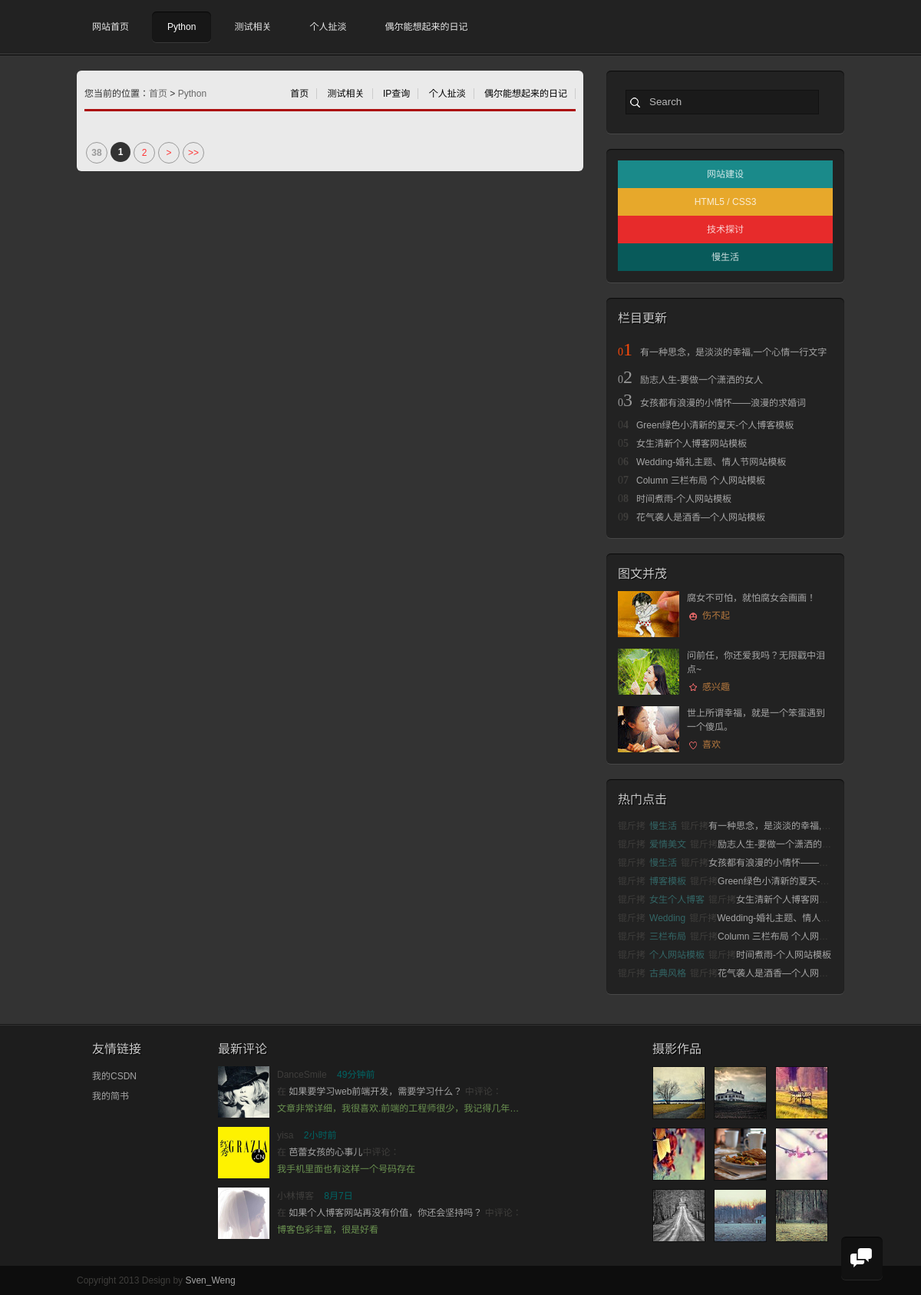
The app's page /grzx/python/, older data.
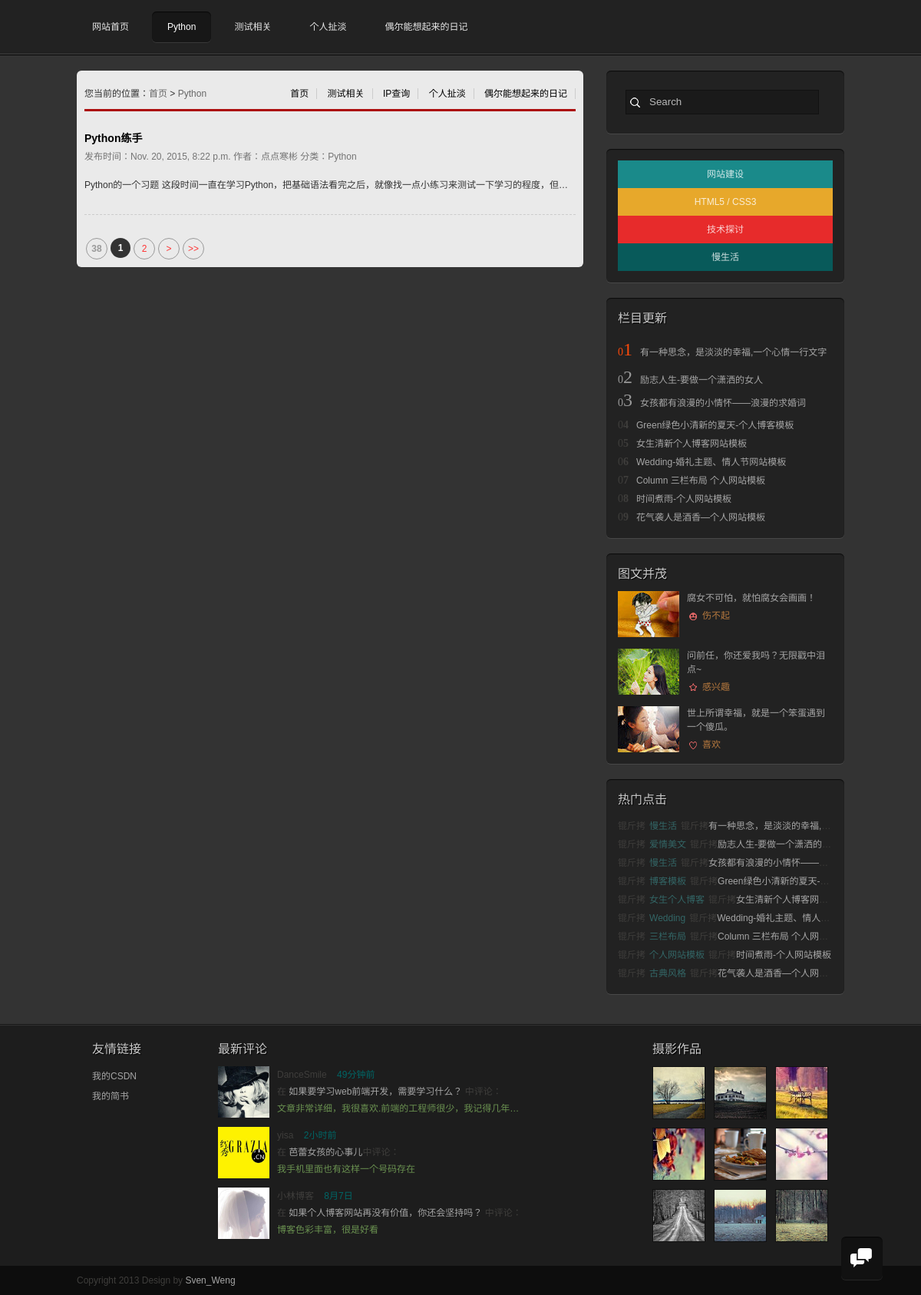
The same page, newer data.
### grzx/models.py (models this page shows)
class BlogBody(models.Model):
    blog_title = models.CharField(max_length=50)
    blog_body = models.TextField()
    blog_type = models.CharField(max_length=50)
    blog_timestamp = models.DateTimeField()
    blog_imgurl = models.CharField(max_length=50, blank=True, null=True)
    blog_author = models.CharField(max_length=20, null=True)

### grzx/views.py (the view)
def python(request):
    sql = 'select id, blog_title, blog_type, blog_timestamp, blog_body from grzx_blogbody WHERE blog_type = "Python"'
    python_blog = BlogBody.objects.raw(sql)
    return render(request, 'python_list.html', {'python_blog': python_blog})

### grzx/templates/python_list.html
{% extends "base.html" %}
{% block bodycontent %}
<div id="mainbody">
  <div class="blogs">
    <div class="newlist">
  <h2><span>
      <a href="/">首页</a>
      <a href="/jstt/asp/">测试相关</a>
      <a href="http://www.ip3q.com/">IP查询</a>
      <a href="/news/jsex/">个人扯淡</a>
      <a href="/jstt/html5/">偶尔能想起来的日记</a>
</span>您当前的位置：<a href="/">首页</a>&nbsp;>&nbsp;<a href="/grzx/python/">Python</a></h2>
     <ul>
{% for x in python_blog %}
<p class="ptit"><b><a href="{% url 'article' x.id %}"> {{ x.blog_title }}</a></b></p>
<p class="ptime">发布时间：{{ x.blog_timestamp }} 作者：{{ x.blog_author }}  分类：{{ x.blog_type }} </p>
<div class="pcon">{{ x.blog_body }}</div>
<div class="line"></div>
{% endfor %}
  </ul>
<div class="page"><a title="Total record"><b>38</b></a><b>1</b><a href="/jstt/index_2.html">2</a><a href="/jstt/index_2.html">></a><a href="/jstt/index_2.html">>></a></div>
</div>
    <aside>
      <div class="search">
        <form class="searchform" method="get" action="#">
          <input type="text" name="s" value="Search" onfocus="this.value=''" onblur="this.value='Search'">
        </form>
      </div>
      <div class="sunnav">
        <ul>
          <li><a href="/web/" target="_blank" title="网站建设">网站建设</a></li>
          <li><a href="/newshtml5/" target="_blank" title="HTML5 / CSS3">HTML5 / CSS3</a></li>
          <li><a href="/jstt/" target="_blank" title="技术探讨">技术探讨</a></li>
          <li><a href="/news/s/" target="_blank" title="慢生活">慢生活</a></li>
        </ul>
      </div>
      <div class="tuijian">
        <h2>栏目更新</h2>
        <ol>
          <li><span><strong>1</strong></span><a href="/">有一种思念，是淡淡的幸福,一个心情一行文字</a></li>
          <li><span><strong>2</strong></span><a href="/">励志人生-要做一个潇洒的女人</a></li>
          <li><span><strong>3</strong></span><a href="/">女孩都有浪漫的小情怀――浪漫的求婚词</a></li>
          <li><span><strong>4</strong></span><a href="/">Green绿色小清新的夏天-个人博客模板</a></li>
          <li><span><strong>5</strong></span><a href="/">女生清新个人博客网站模板</a></li>
          <li><span><strong>6</strong></span><a href="/">Wedding-婚礼主题、情人节网站模板</a></li>
          <li><span><strong>7</strong></span><a href="/">Column 三栏布局 个人网站模板</a></li>
          <li><span><strong>8</strong></span><a href="/">时间煮雨-个人网站模板</a></li>
          <li><span><strong>9</strong></span><a href="/">花气袭人是酒香―个人网站模板</a></li>
        </ol>
      </div>
      <div class="toppic">
        <h2>图文并茂</h2>
        <ul>
          <li><a href="/"><img src="../../static/images/k01.jpg">腐女不可怕，就怕腐女会画画！
            <p>伤不起</p>
            </a></li>
          <li><a href="/"><img src="../../static/images/k02.jpg">问前任，你还爱我吗？无限戳中泪点~
            <p>感兴趣</p>
            </a></li>
          <li><a href="/"><img src="../../static/images/k03.jpg">世上所谓幸福，就是一个笨蛋遇到一个傻瓜。
            <p>喜欢</p>
            </a></li>
        </ul>
      </div>
      <div class="clicks">
        <h2>热门点击</h2>
        <ol>
          <li><span><a href="/">慢生活</a></span><a href="/">有一种思念，是淡淡的幸福,一个心情一行文字</a></li>
          <li><span><a href="/">爱情美文</a></span><a href="/">励志人生-要做一个潇洒的女人</a></li>
          <li><span><a href="/">慢生活</a></span><a href="/">女孩都有浪漫的小情怀――浪漫的求婚词</a></li>
          <li><span><a href="/">博客模板</a></span><a href="/">Green绿色小清新的夏天-个人博客模板</a></li>
          <li><span><a href="/">女生个人博客</a></span><a href="/">女生清新个人博客网站模板</a></li>
          <li><span><a href="/">Wedding</a></span><a href="/">Wedding-婚礼主题、情人节网站模板</a></li>
          <li><span><a href="/">三栏布局</a></span><a href="/">Column 三栏布局 个人网站模板</a></li>
          <li><span><a href="/">个人网站模板</a></span><a href="/">时间煮雨-个人网站模板</a></li>
          <li><span><a href="/">古典风格</a></span><a href="/">花气袭人是酒香―个人网站模板</a></li>
        </ol>
      </div>
    </aside>
  </div>
</div>
{% endblock bodycontent %}

### grzx/templates/base.html (shortened to what this page needs)
<!doctype html>
<html>
<head>
<link href="/static/css/styles.css" rel="stylesheet" media="screen" type="text/css">
<link href="/static/css/animation.css" rel="stylesheet" media="screen" type="text/css">
<link href="/static/css/lrtk.css" rel="stylesheet" media="screen" type="text/css"/>
<link rel="stylesheet" type="text/css" href="/static/css/view.css">
</head>
<body>
<header>
  <nav id="nav">
    <ul>
      <li><a href="/" >网站首页</a></li>
      <li><a href="/grzx/python">Python</a></li>
      <li><a href="/book/" target="_blank">测试相关</a></li>
      <li><a href="/web/" target="_blank">个人扯淡</a></li>
      <li><a href="/newstalk/" target="_blank">偶尔能想起来的日记</a></li>
    </ul>
  </nav>
</header>
{% block bodycontent %}
{% endblock bodycontent %}
<footer>
  <div class="footer-mid">
    <div class="links">
      <h2>友情链接</h2>
      <ul>
        <li><a href="http://blog.csdn.net/wyb199026">我的CSDN</a></li>
        <li><a href="http://www.jianshu.com/users/82eee120776d/latest_articles">我的简书</a></li>
      </ul>
    </div>
    <div class="visitors">
      <h2>最新评论</h2>
      <dl>
        <dt><img src="/static/images/s8.jpg">
        <dt>
        <dd>DanceSmile
          <time>49分钟前</time>
        </dd>
        <dd>在 <a href="http://www.yangqq.com/jstt/bj/2013-07-28/530.html" class="title">如果要学习web前端开发，需要学习什么？ </a>中评论：</dd>
        <dd>文章非常详细，我很喜欢.前端的工程师很少，我记得几年前yahoo花高薪招聘前端也招不到</dd>
      </dl>
      <dl>
        <dt><img src="/static/images/s7.jpg">
        <dt>
        <dd>yisa
          <time>2小时前</time>
        </dd>
        <dd>在 <a href="http://www.yangqq.com/news/s/2013-07-31/533.html" class="title">芭蕾女孩的心事儿</a>中评论：</dd>
        <dd>我手机里面也有这样一个号码存在</dd>
      </dl>
      <dl>
        <dt><img src="/static/images/s6.jpg">
        <dt>
        <dd>小林博客
          <time>8月7日</time>
        </dd>
        <dd>在 <a href="http://www.yangqq.com/jstt/bj/2013-06-18/285.html" class="title">如果个人博客网站再没有价值，你还会坚持吗？ </a>中评论：</dd>
        <dd>博客色彩丰富，很是好看</dd>
      </dl>
    </div>
    <section class="flickr">
      <h2>摄影作品</h2>
      <ul>
        <li><a href="/"><img src="/static/images/01.jpg"></a></li>
        <li><a href="/"><img src="/static/images/02.jpg"></a></li>
        <li><a href="/"><img src="/static/images/03.jpg"></a></li>
        <li><a href="/"><img src="/static/images/04.jpg"></a></li>
        <li><a href="/"><img src="/static/images/05.jpg"></a></li>
        <li><a href="/"><img src="/static/images/06.jpg"></a></li>
        <li><a href="/"><img src="/static/images/07.jpg"></a></li>
        <li><a href="/"><img src="/static/images/08.jpg"></a></li>
        <li><a href="/"><img src="/static/images/09.jpg"></a></li>
      </ul>
    </section>
  </div>
  <div class="footer-bottom">
    <p>Copyright 2013 Design by <a href="http://www.yangqq.com">Sven_Weng</a></p>
  </div>
</footer>
<div id="tbox"> <a id="togbook" href="/e/tool/gbook/?bid=1"></a> <a id="gotop" href="javascript:void(0)"></a> </div>
</body>
</html>

### static/css/styles.css (style rules this page uses)
* { margin: 0; padding: 0 }
body { font: 12px "����", "Arial Narrow", HELVETICA; color: #3F3E3C; line-height: 1.5; background: #333; }
img { border: 0; vertical-align: middle }
h1, h2, h3, h4, h5, h6 { font-weight: normal; }
p { word-wrap: break-word }
ul, ol { list-style: none; }
a { color: #a6a6a6; text-decoration: none; transition: All 1s ease; -webkit-transition: All 1s ease; -moz-transition: All 1s ease; -ms-transition: All 1s ease; -o-transition: All 1s ease; }
header { width: 100%; background: #222; height: 70px; border-bottom: #464647 1px solid; }
header nav { margin: 0 auto; width: 1000px; text-align: center; padding-top: 15px }
header nav ul li { line-height: 40px; display: inline }
header nav ul li a { color: #E7E7E7; display: block; padding: 0 20px; margin-right: 10px; float: left }
header nav ul li a:hover, #nav_current { color: #fff; background: rgba(20, 20, 20, 0.8); box-shadow: 0px 1px 0px rgba(255,255,255,.1), inset 0px 1px 1px rgba(0,0,0,.7); border-radius: 6px; }
#mainbody { width: 100%; border-top: #000 1px solid; clear: both; overflow: hidden; }
.blogs { width: 1000px; margin: 0 auto 20px; }
aside { width: 310px; float: right; margin: 20px 0; }
aside h2, footer h2 { font-size: 16px; margin-bottom: 10px; text-shadow: #000 1px 1px 1px; color: #ccc }
aside div { box-shadow: 0px 1px 0px rgba(255,255,255,.1), inset 0px 1px 1px rgba(0,0,0,.7); border-radius: 6px; padding: 15px; background: #222; margin-bottom: 20px; overflow: hidden; }
.tuijian li, .clicks li { white-space: nowrap; text-overflow: ellipsis; overflow: hidden }
.tuijian li span:before { content: "0"; }
.tuijian li span { margin-right: 10px; font-size: 14px; font-family: "΢���ź�"; }
.tuijian li:nth-child(-n+3) span { width: 39px; color: #999 }
.tuijian li:nth-child(-n+3) strong { font-size: 24px; font-weight: normal; }
.tuijian li:first-child span { color: #f8490b; }
.tuijian li:nth-child(n+3) { line-height: 24px }
.tuijian li:nth-child(4) { margin: 5px 0 0 0 }
.toppic li img { width: 80px; float: left; margin-right: 10px; }
.toppic ul li:nth-child(2) { margin: 15px 0; }
.toppic ul li a { display: block; width: 100%; clear: both; overflow: hidden }
.toppic li p { color: #B5783E; padding-left: 110px; margin-top: 5px; background: url(../images/icons.png) no-repeat }
.toppic li:first-child p { background-position: 90px -263px; }
.toppic li:nth-child(2) p { background-position: 90px -283px; }
.toppic li:last-child p { background-position: 90px -301px; }
.clicks li { line-height: 24px; }
.clicks li span:before { content: "��"; }
.clicks li span:after { content: "��"; }
.clicks li span a { padding: 0 5px; color: #366 }
.searchform { overflow: hidden; padding: 10px; }
.searchform input { background: rgba(0, 0, 0, 0.25) url(../images/icons.png) no-repeat 3px -318px; border: 1px solid #111; width: 220px; line-height: 30px; color: #b9b9b9; padding-left: 30px; }
footer { background:#1D1D1D; -webkit-box-shadow: 0 -1px 0 rgba(0,0,0,0.55), inset 0 1px 0 rgba(255,255,255,0.09); -moz-box-shadow: 0 -1px 0 rgba(0,0,0,0.55), inset 0 1px 0 rgba(255,255,255,0.09); box-shadow: 0 -1px 0 rgba(0,0,0,0.55), inset 0 1px 0 rgba(255,255,255,0.09); }
.footer-mid { width: 1000px; margin: auto; padding: 20px 0; overflow: hidden }
.footer-mid li { line-height: 26px; }
.visitors { width: 400px; float: left }
.visitors dl { display: block; overflow: hidden; margin-bottom: 12px }
.visitors dd { line-height: 22px; white-space: nowrap; text-overflow: ellipsis; overflow: hidden }
.visitors dd:last-child { color: #6A9150; }
.visitors time { color: #066; margin-left: 10px }
.visitors dt { float: left; }
.visitors dt img { width: 67px; height: 67px; margin-right: 10px; }
.links { float: left; margin: 0 100px 0 20px; }
.flickr { width: 250px; float: right }
.flickr ul li { margin: 0 11px 11px 0; float: left; background: #000; }
.flickr ul li img { width: 67px; height: 67px; border: #111 solid 1px; }
.footer-bottom { background: rgba(0, 0, 0, 0.55); overflow: hidden; }
.footer-bottom p { width: 1000px; margin: 0 auto; padding: 10px 0; }

Row changes from the older to the newer data that the page shows:
added BlogBody: blog_title "Python练手", blog_timestamp "Nov. 20, 2015, 8:22 p.m.", blog_author "点点寒彬", blog_type "Python", blog_body "Python的一个习题 这段时间一直在学习Python，把基础语法看完之后，就像找一点小练习来测试一下学习的程度，但…"
